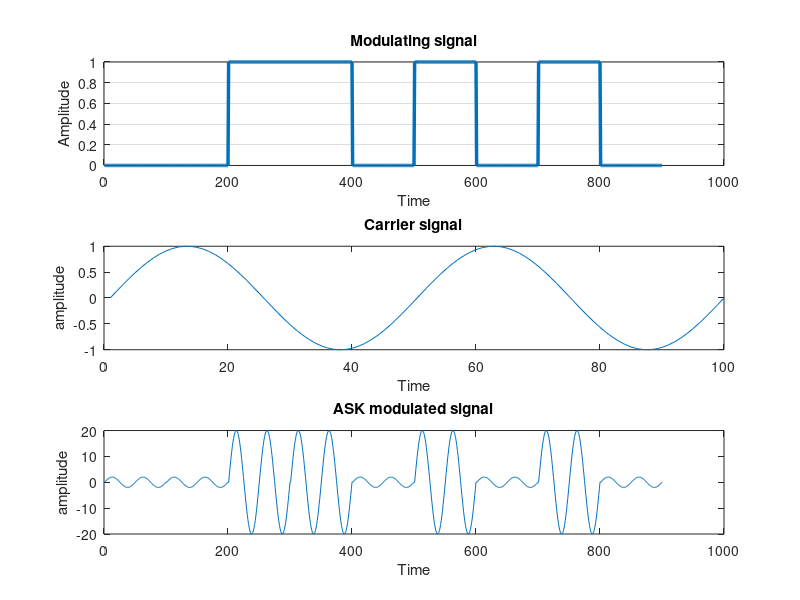

MATLAB code to generate this figure:
clc;
clf;
clear all;
close all;

m=[0 0 1 1 0 1 0 1 0];

%%%% Modulating signal %%%%
b_period=100;
B=[];
for n=1:1:length(m)
if m(n)==1
temp1=ones(1,100);
else m(n)==0
temp1=zeros(1,100);
end
B=[B temp1];
end

t1=b_period/100:b_period/100:100*length(m)*(b_period/100);
subplot(3,1,1);
plot(t1,B,'lineWidth',2.5);grid on;
ylabel('Amplitude');
xlabel(' Time ');
title('Modulating signal');
%%%%%%%%%%%%%%%%%%%%%%%%

%%%%%%%%%%
fc=200000;
fb=100000;
tb=1/fb;
%%%%%%%%%%

%%%% Carrier signal %%%%
t=linspace(0,tb,100);
ec=sin(2*pi*fc*t);
subplot(3, 1, 2);
plot(ec);
title('Carrier signal');
xlabel(' Time ');
ylabel('amplitude');
%%%%%%%%%%%%%%%%%%%%%%%

#### ASK Modulation ####
t=linspace(0,tb,100);
%A_1=10;
%A_0=5;
A_1=20;
A_0=2;

ec1 = A_1*sin(2*pi*fc*t);
ec2 = A_0*sin(2*pi*fc*t);

askout=[ ];
bin=[ ];car1=[ ];car2=[ ];
for i=1:length(m);
if m(i)==1
askout=[askout,m(i)*ec1];
else askout=[askout,(1-m(i))*ec2];
end;
bin=[bin,m(i)*ones(1,100)];
car1=[car1,ec1];
car2=[car2,ec2];
end
subplot(3, 1, 3);
plot(askout);
title('ASK modulated signal');
xlabel(' Time ');
ylabel('amplitude');
########################



